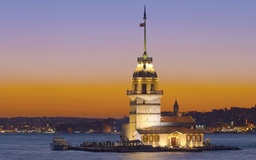
#> input picture Images/kizkulesi.jpg, 256 x 160 px, shrunk from 1440 x 900 before the run
$ python main.py   (older library calls are emulated)
#> lines starting #> are read from the running program, lines starting #| are printed output that depends on the picture; long printed decimals are rounded
#> in program, image is the input picture: shape (160, 256, 3); mean B, G, R 118.3, 122.5, 146.8
### ImageProcessing/Filters.py
import numpy as np
class Filters():
    def __kernel_avg(self,arr,ks):
        blue_sum = 0
        green_sum = 0
        red_sum = 0
        for i in range(arr.shape[0]):
            for j in range(arr.shape[1]):
                blue_sum += arr[i,j,0]
                green_sum += arr[i,j,1]
                red_sum += arr[i,j,2]
        return [blue_sum/ks,green_sum/ks,red_sum/ks]

    # [13 lines left out: function __kernel_med, not called in this run]


    def blur(self,image,kernel_size):
#> called with kernel_size = 1
        if(kernel_size < 1):
            return image
        ks = (2*kernel_size) + 1
        y,x,d = image.shape
#> y = 160; x = 256; d = 3
        new_image = image.copy()
        for i in range(y - (ks - 1)):
            for j in range(x - (ks - 1)):
                new_image[i + kernel_size, j + kernel_size] = self.__kernel_avg(image[i:i+ks,j:j+ks],ks**2)
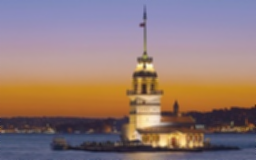
#> new_image: shape (160, 256, 3); mean B, G, R 117.9, 122, 146.3
        return new_image


    # [10 lines left out: function medianBlur, not called in this run]

### main.py
from ImageProcessing import Basics as basics, Morphology as morphology, Filters as filters, Histogram as histogram
from skimage.metrics import structural_similarity as ssim
import numpy as np
import cv2
import random


def program():
    _morph = morphology.Morphology()
    _basics = basics.Basics()
    _filters = filters.Filters()
    _histogram = histogram.Histogram()

    image = cv2.imread("./Images/kizkulesi.jpg")
    image2 = cv2.imread("./Images/kizkulesi.jpg")
    image2 = _filters.blur(image2,1)

    print(ssim(image,image2,multichannel=True))
#| 0.9313

def test():
    pass


if __name__ == "__main__":
    program()
    test()
